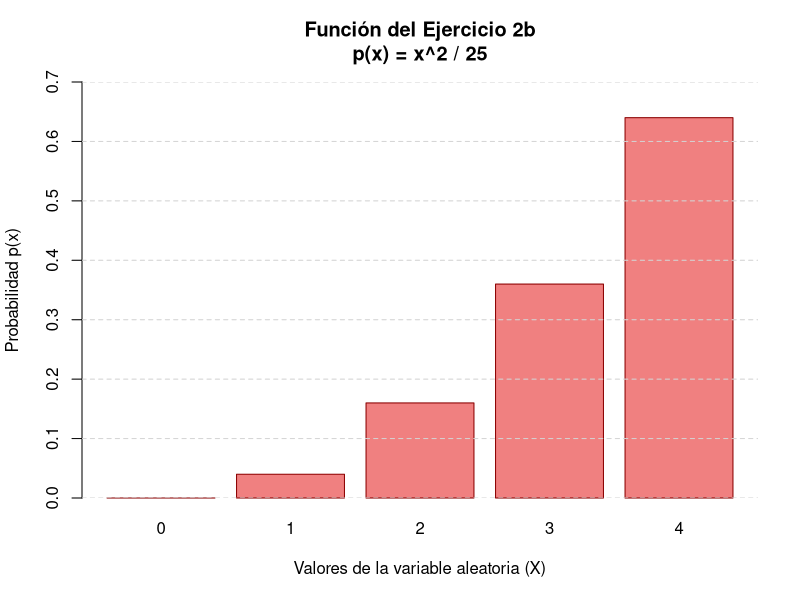

The R source for this figure:
# ==========================================================
# GRAFICANDO EL INCISO 2B
# ==========================================================

# Paso 1: Definimos los valores de X (del 0 al 4)
x <- c(0, 1, 2, 3, 4)

# Paso 2: Calculamos los valores con la fórmula p(x) = x^2 / 25
px <- (x * x) / 25

# Paso 3: Hacemos el gráfico de barras
barplot(
  height = px,                             
  names.arg = x,                           
  col = "lightcoral",                      # Le cambié el color a uno rojizo para diferenciarlo del 2a!
  border = "darkred",                     
  main = "Función del Ejercicio 2b\np(x) = x^2 / 25", # ¡Actualizamos el título!
  xlab = "Valores de la variable aleatoria (X)",        
  ylab = "Probabilidad p(x)",              
  ylim = c(0, 0.7)                         # ¡Subimos el límite a 0.7 para que entre la barra de 0.64!
)

# Paso 4: Añadimos la cuadrícula de fondo
grid(nx = NA, ny = NULL, lty = 2, col = "lightgray")
